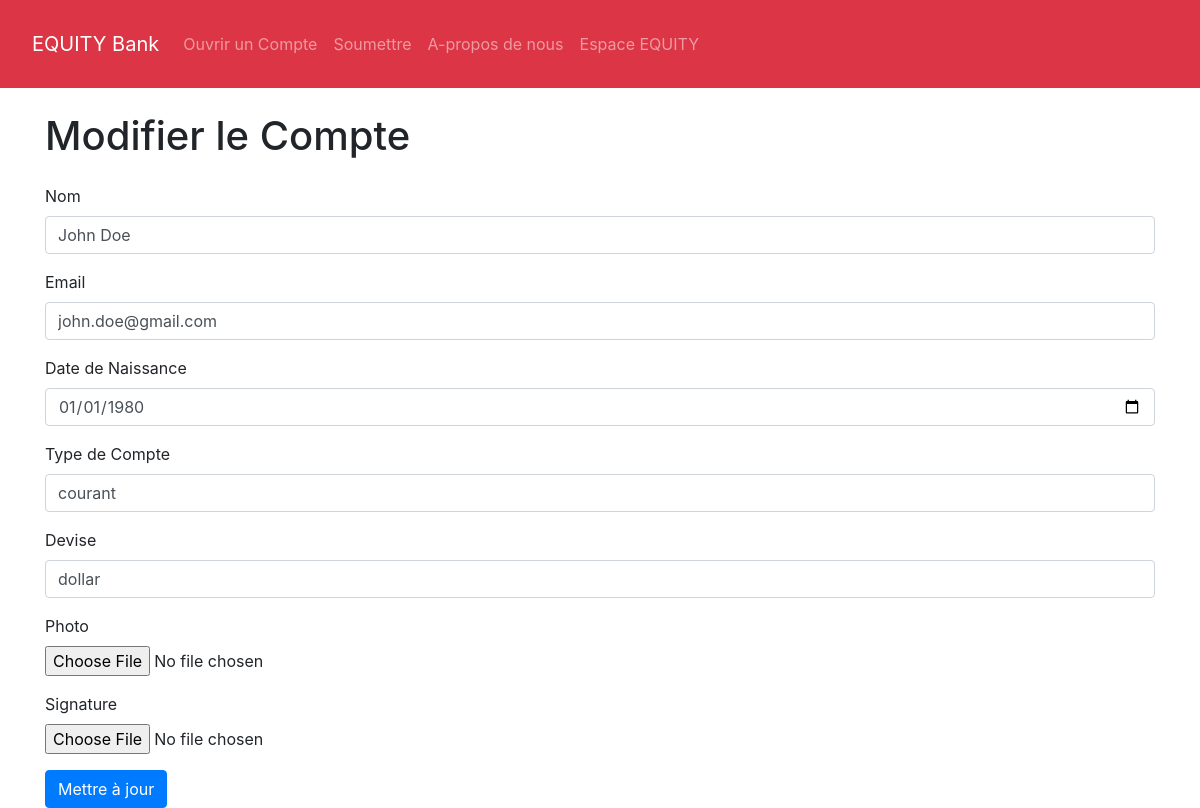
/vues/admin/modifier_compte.php?id=1, run on the app's committed database.
### tables this page shows
CREATE TABLE IF NOT EXISTS `comptes` (
  `id` int(11) NOT NULL AUTO_INCREMENT,
  `nom` varchar(255) NOT NULL,
  `email` varchar(255) NOT NULL,
  `mot_de_passe` varchar(255) NOT NULL,
  `date_naissance` date NOT NULL,
  `type_compte` enum('courant','epargne','salaire','autre') NOT NULL,
  `devise` enum('franc','dollar') NOT NULL,
  `photo` varchar(255) NOT NULL,
  `signature` varchar(255) NOT NULL,
  `numero_compte` varchar(12) NOT NULL,
  `date_creation` timestamp NULL DEFAULT CURRENT_TIMESTAMP,
  PRIMARY KEY (`id`),
  UNIQUE KEY `email` (`email`),
  UNIQUE KEY `numero_compte` (`numero_compte`)
);

### vues/admin/modifier_compte.php (the view, shortened to what this page needs)
<?php
include_once 'config.php';
include '../header.php';
if (isset($_GET['id'])) {
    $id = $_GET['id'];
    $sql = "SELECT * FROM comptes WHERE id = ?";
    $stmt = $connexion->prepare($sql);
    $stmt->bind_param("i", $id);
    $stmt->execute();
    $result = $stmt->get_result();
    if ($result->num_rows > 0) {
        $row = $result->fetch_assoc();
    } else {
        echo "Compte non trouvé.";
        exit;
    }
}
?>
<!DOCTYPE html>
<html lang="fr">
<head>
    <link href="https://stackpath.bootstrapcdn.com/bootstrap/4.5.2/css/bootstrap.min.css" rel="stylesheet">
</head>
<body>
    <div class="container">
        <h1 class="my-4">Modifier le Compte</h1>
        <form method="POST" action="modifier_compte.php" enctype="multipart/form-data">
            <div class="form-group">
                <label for="nom">Nom</label>
                <input type="text" class="form-control" id="nom" name="nom" value="<?php echo htmlspecialchars($row['nom']); ?>" required>
            </div>
            <div class="form-group">
                <label for="email">Email</label>
                <input type="email" class="form-control" id="email" name="email" value="<?php echo htmlspecialchars($row['email']); ?>" required>
            </div>
            <div class="form-group">
                <label for="date_naissance">Date de Naissance</label>
                <input type="date" class="form-control" id="date_naissance" name="date_naissance" value="<?php echo htmlspecialchars($row['date_naissance']); ?>" required>
            </div>
            <div class="form-group">
                <label for="type_compte">Type de Compte</label>
                <input type="text" class="form-control" id="type_compte" name="type_compte" value="<?php echo htmlspecialchars($row['type_compte']); ?>" required>
            </div>
            <div class="form-group">
                <label for="devise">Devise</label>
                <input type="text" class="form-control" id="devise" name="devise" value="<?php echo htmlspecialchars($row['devise']); ?>" required>
            </div>
            <div class="form-group">
                <label for="photo">Photo</label>
                <input type="file" class="form-control-file" id="photo" name="photo">
            </div>
            <div class="form-group">
                <label for="signature">Signature</label>
                <input type="file" class="form-control-file" id="signature" name="signature">
            </div>
            <button type="submit" class="btn btn-primary">Mettre à jour</button>
        </form>
    </div>
</body>
</html>

### data on the page
comptes: nom "John Doe", email "john.doe@gmail.com", date_naissance "01/01/1980", type_compte "courant", devise "dollar"
